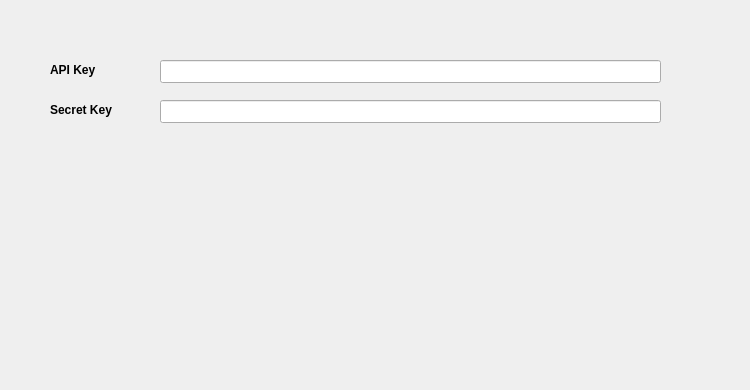
   <widget class="QWidget" name="ApiSettings">
    <attribute name="title">
     <string>Settings</string>
    </attribute>
    <widget class="QLabel" name="bittrex">
     <property name="geometry">
      <rect>
       <x>460</x>
       <y>300</y>
       <width>281</width>
       <height>81</height>
      </rect>
     </property>
     <property name="styleSheet">
      <string notr="true">opacity:0.4</string>
     </property>
     <property name="text">
      <string/>
     </property>
     <property name="pixmap">
      <pixmap>:/images/bittrex</pixmap>
     </property>
    </widget>
    <widget class="QtMaterialFlatButton" name="UpdateKeys" native="true">
     <property name="geometry">
      <rect>
       <x>460</x>
       <y>140</y>
       <width>201</width>
       <height>23</height>
      </rect>
     </property>
     <property name="text" stdset="0">
      <string>Update API Keys</string>
     </property>
     <property name="icon" stdset="0">
      <iconset resource="../tusc.qrc">
       <normaloff>:/icons/bitcoin</normaloff>:/icons/bitcoin</iconset>
     </property>
    </widget>
    <widget class="QLabel" name="label_2">
     <property name="geometry">
      <rect>
       <x>50</x>
       <y>60</y>
       <width>81</width>
       <height>20</height>
      </rect>
     </property>
     <property name="font">
      <font>
       <weight>75</weight>
       <bold>true</bold>
      </font>
     </property>
     <property name="text">
      <string>API Key</string>
     </property>
    </widget>
    <widget class="QLineEdit" name="SecretKeyInput">
     <property name="geometry">
      <rect>
       <x>160</x>
       <y>100</y>
       <width>501</width>
       <height>23</height>
      </rect>
     </property>
    </widget>
    <widget class="QLineEdit" name="ApiKeyInput">
     <property name="geometry">
      <rect>
       <x>160</x>
       <y>60</y>
       <width>501</width>
       <height>23</height>
      </rect>
     </property>
     <property name="text">
      <string/>
     </property>
    </widget>
    <widget class="QLabel" name="label">
     <property name="geometry">
      <rect>
       <x>50</x>
       <y>100</y>
       <width>91</width>
       <height>20</height>
      </rect>
     </property>
     <property name="font">
      <font>
       <weight>75</weight>
       <bold>true</bold>
      </font>
     </property>
     <property name="text">
      <string>Secret Key</string>
     </property>
    </widget>
   </widget>
